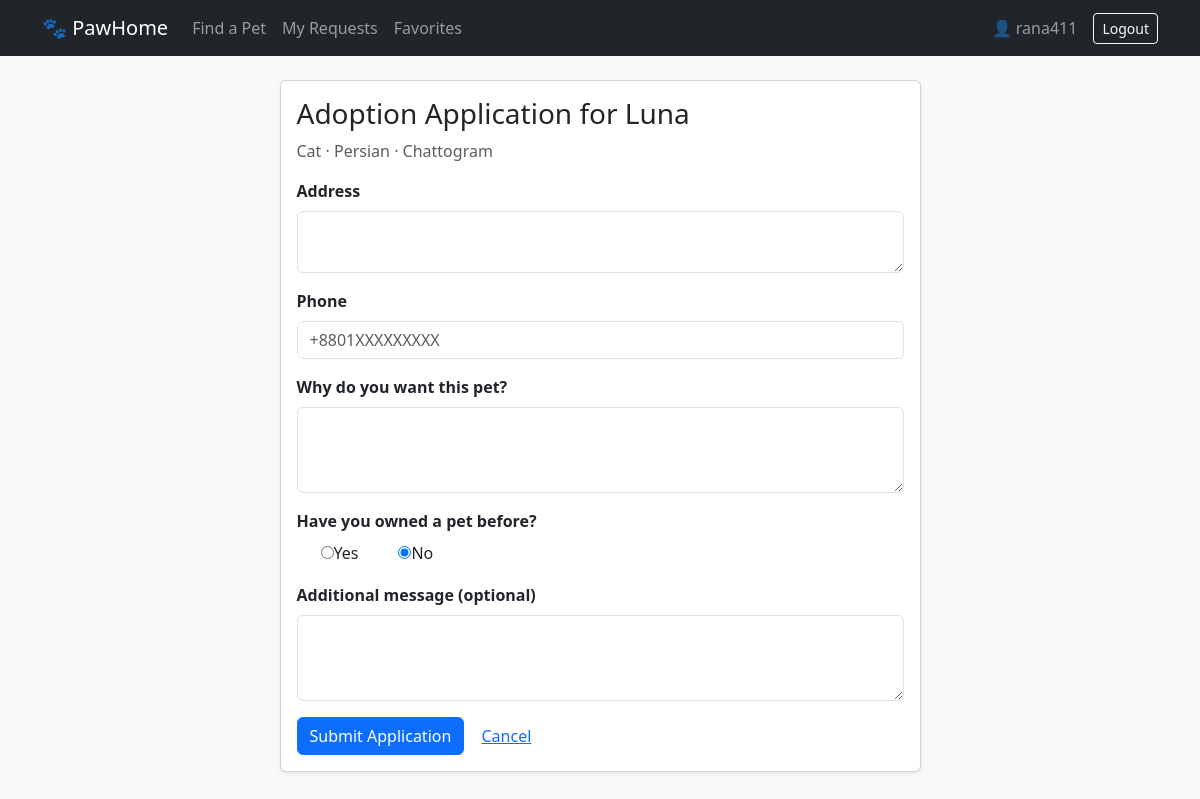
The app's page /adoptions/apply/2/ (signed in) with its own data.
### pets/models.py (models this page shows, shortened)
class Pet(models.Model):
    class AnimalType(models.TextChoices):
        DOG = "Dog", "Dog"
        CAT = "Cat", "Cat"
        BIRD = "Bird", "Bird"
        RABBIT = "Rabbit", "Rabbit"
        OTHER = "Other", "Other"
    class Gender(models.TextChoices):
        MALE = "Male", "Male"
        FEMALE = "Female", "Female"
    class Status(models.TextChoices):
        AVAILABLE = "Available", "Available"
        ADOPTED = "Adopted", "Adopted"
    name = models.CharField(max_length=100)
    animal_type = models.CharField(max_length=20, choices=AnimalType.choices, default=AnimalType.DOG)
    breed = models.CharField(max_length=100, blank=True)
    age = models.PositiveSmallIntegerField(help_text="Age in years (0 = under 1 year)")
    gender = models.CharField(max_length=10, choices=Gender.choices)
    location = models.CharField(max_length=100)
    description = models.TextField()
    image = models.ImageField(upload_to="pets/", blank=True, null=True)
    status = models.CharField(max_length=10, choices=Status.choices, default=Status.AVAILABLE)
    created_at = models.DateTimeField(auto_now_add=True)
    class Meta:
        ordering = ["-created_at", "-id"]
    @property
    def is_available(self):
        return self.status == self.Status.AVAILABLE

### adoptions/views.py (the view)
# urls.py: path("apply/<int:pk>/", views.apply, name="apply"),
@login_required
def apply(request, pk):
    pet = get_object_or_404(Pet, pk=pk)
    if not pet.is_available:
        messages.error(request, "This pet has already been adopted.")
        return redirect("pets:detail", pk=pet.pk)
    if AdoptionRequest.objects.filter(
        user=request.user, pet=pet, status=AdoptionRequest.Status.PENDING
    ).exists():
        messages.warning(request, "You already have a pending request for this pet.")
        return redirect("adoptions:my_requests")
    form = AdoptionRequestForm(
        request.POST or None, instance=AdoptionRequest(user=request.user, pet=pet)
    )
    if request.method == "POST" and form.is_valid():
        form.save()
        messages.success(request, f"Your application for {pet.name} was submitted!")
        return redirect("adoptions:my_requests")
    return render(request, "adoptions/apply.html", {"form": form, "pet": pet})

### adoptions/forms.py
class AdoptionRequestForm(forms.ModelForm):
    previous_pet_experience = forms.TypedChoiceField(
        label="Have you owned a pet before?",
        choices=[(True, "Yes"), (False, "No")],
        coerce=lambda v: v in (True, "True", "true"),
        widget=forms.RadioSelect,
        initial=False,
    )
    class Meta:
        model = AdoptionRequest
        fields = ["address", "phone", "reason", "previous_pet_experience", "message"]
        labels = {
            "reason": "Why do you want this pet?",
            "message": "Additional message (optional)",
        }
        widgets = {
            "address": forms.Textarea(attrs={"rows": 2, "class": "form-control"}),
            "phone": forms.TextInput(attrs={"class": "form-control", "placeholder": "+8801XXXXXXXXX"}),
            "reason": forms.Textarea(attrs={"rows": 3, "class": "form-control"}),
            "message": forms.Textarea(attrs={"rows": 3, "class": "form-control"}),
        }

### templates/adoptions/apply.html (shortened to what this page needs)
{% extends "base.html" %}
{% block content %}
<div class="row justify-content-center"><div class="col-lg-7">
  <div class="card shadow-sm"><div class="card-body">
    <h3>Adoption Application for {{ pet.name }}</h3>
    <p class="text-muted">{{ pet.animal_type }}{% if pet.breed %} · {{ pet.breed }}{% endif %} · {{ pet.location }}</p>
    <form method="post" novalidate>{% csrf_token %}
      {% for field in form %}
      <div class="mb-3">
        <label class="form-label fw-semibold">{{ field.label }}</label>
        {% if field.name == 'previous_pet_experience' %}
          <div>{% for radio in field %}<div class="form-check form-check-inline">{{ radio.tag }}<label class="form-check-label" for="{{ radio.id_for_label }}">{{ radio.choice_label }}</label></div>{% endfor %}</div>
        {% else %}{{ field }}{% endif %}
      </div>
      {% endfor %}
      <button class="btn btn-primary">Submit Application</button>
      <a class="btn btn-link" href="{% url 'pets:detail' pet.pk %}">Cancel</a>
    </form>
  </div></div>
</div></div>
{% endblock %}

### templates/base.html (shortened to what this page needs)
<!doctype html>
<html lang="en">
<head>
  <link href="https://cdn.jsdelivr.net/npm/bootstrap@5.3.3/dist/css/bootstrap.min.css" rel="stylesheet">
</head>
<body class="bg-light">
<nav class="navbar navbar-expand-lg navbar-dark bg-dark mb-4">
  <div class="container">
    <a class="navbar-brand" href="{% url 'pets:home' %}">🐾 PawHome</a>
    <div class="collapse navbar-collapse" id="nav">
      <ul class="navbar-nav me-auto">
        <li class="nav-item"><a class="nav-link" href="{% url 'pets:list' %}">Find a Pet</a></li>
        {% if user.is_authenticated %}
        <li class="nav-item"><a class="nav-link" href="{% url 'adoptions:my_requests' %}">My Requests</a></li>
        <li class="nav-item"><a class="nav-link" href="{% url 'pets:favorites' %}">Favorites</a></li>
        {% endif %}
      </ul>
      <ul class="navbar-nav align-items-lg-center">
        {% if user.is_authenticated %}
        <li class="nav-item"><a class="nav-link" href="{% url 'accounts:profile' %}">👤 {{ user.username }}</a></li>
        <li class="nav-item">
          <form method="post" action="{% url 'accounts:logout' %}">{% csrf_token %}<button class="btn btn-outline-light btn-sm ms-lg-2">Logout</button></form>
        </li>
        {% else %}
        <li class="nav-item"><a class="nav-link" href="{% url 'accounts:login' %}">Login</a></li>
        <li class="nav-item"><a class="btn btn-warning btn-sm ms-lg-2" href="{% url 'accounts:register' %}">Register</a></li>
        {% endif %}
      </ul>
    </div>
  </div>
</nav>
<main class="container pb-5">
  {% block content %}{% endblock %}
</main>
</body>
</html>

### records on screen
Pet: name "Luna", animal_type "Cat", breed "Persian", location "Chattogram"

### other values on screen
{{ user.username }} "rana411"
{{ field.label }} "Address" "Phone" "Why do you want this pet?" "Have you owned a pet before?" "Additional message (optional)"
{{ radio.choice_label }} "Yes" "No"
